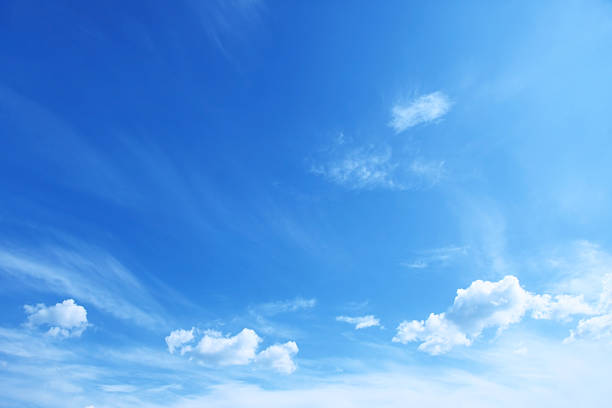
#> input picture pictures/pic01.jpeg, 612 x 408 px; its folder holds 4 pictures in this run
$ python run_picture_analysis_with_4parts.py
#> lines starting #> are read from the running program, lines starting #| are printed output that depends on the picture
### kfold_template.py
import pandas
from sklearn import linear_model
from sklearn.model_selection import KFold
from sklearn import metrics


def run_kfold(data, target, split_number, machine, use_accuracy=0, use_confusion=0):
	print("run kfold")
	kfold_object = KFold(n_splits=split_number)
	kfold_object.get_n_splits(data)

	results_r2 = []
	results_accuracy = []
	results_confusion = []

	for training_index, test_index in kfold_object.split(data):
		data_training = data[training_index]
		target_training = target[training_index]
		data_test = data[test_index]
		target_test = target[test_index]
		# machine = linear_model.LinearRegression()
		machine.fit(data_training, target_training)
		# print(machine.score(data_training, target_training))
		new_target = machine.predict(data_test)
		results_r2.append(metrics.r2_score(target_test, new_target))
		if use_accuracy == 1:
			results_accuracy.append(metrics.accuracy_score(target_test, new_target))
		if use_confusion == 1:
			results_confusion.append(metrics.confusion_matrix(target_test, new_target))
	return results_r2, results_accuracy, results_confusion


# [5 lines that do not run on import are left out]

### run_picture_analysis_with_4parts.py
import pandas
import os
import glob

import imageio

from sklearn import linear_model
from sklearn.ensemble import RandomForestClassifier

import math
import numpy

import kfold_template

category_dataset = pandas.read_csv("pictures_category.csv")
#> (reads pictures_category.csv from the repository)
# print(category_dataset)


def getrgb(file_path):
#> called with file_path = 'pictures/pic01.jpeg'
	imimage = imageio.imread(file_path, pilmode="RGB")
#> imimage is the input picture: shape (408, 612, 3); mean R, G, B 92.7, 159.3, 230.1
	imimage = imimage/255

	imimage_top_left = imimage[0:math.ceil(imimage.shape[0]/2),0:math.ceil(imimage.shape[1]/2)]
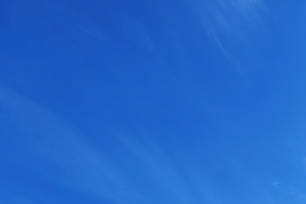
#> imimage_top_left: shape (204, 306, 3) float64; mean R, G, B 0.135, 0.4, 0.79
	imimage_top_right = imimage[0:math.ceil(imimage.shape[0]/2),math.ceil(imimage.shape[1]/2):imimage.shape[1]]
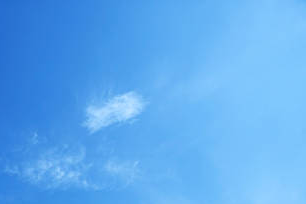
#> imimage_top_right: shape (204, 306, 3) float64; mean R, G, B 0.371, 0.668, 0.939
	imimage_bottom_left = imimage[math.ceil(imimage.shape[0]/2):imimage.shape[0],0:math.ceil(imimage.shape[1]/2)]
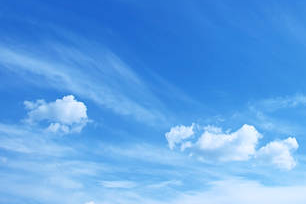
#> imimage_bottom_left: shape (204, 306, 3) float64; mean R, G, B 0.373, 0.636, 0.907
	imimage_bottom_right = imimage[math.ceil(imimage.shape[0]/2):imimage.shape[0],math.ceil(imimage.shape[1]/2):imimage.shape[1]]
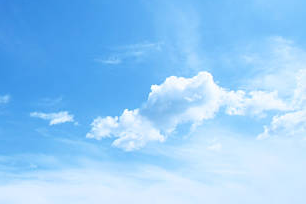
#> imimage_bottom_right: shape (204, 306, 3) float64; mean R, G, B 0.576, 0.794, 0.973

	imimage_top_left = imimage_top_left.sum(axis = 0).sum(axis = 0)/(imimage_top_left.shape[0]*imimage_top_left.shape[1])
#> imimage_top_left = [0.135, 0.4, 0.79]
	imimage_bottom_left = imimage_bottom_left.sum(axis = 0).sum(axis = 0)/(imimage_bottom_left.shape[0]*imimage_bottom_left.shape[1])
#> imimage_bottom_left = [0.373, 0.636, 0.907]
	imimage_top_right = imimage_top_right.sum(axis = 0).sum(axis = 0)/(imimage_top_right.shape[0]*imimage_top_right.shape[1])
#> imimage_top_right = [0.371, 0.668, 0.939]
	imimage_bottom_right = imimage_bottom_right.sum(axis = 0).sum(axis = 0)/(imimage_bottom_right.shape[0]*imimage_bottom_right.shape[1])
#> imimage_bottom_right = [0.576, 0.794, 0.973]


	imimage = numpy.concatenate((imimage_top_left, imimage_top_right, imimage_bottom_left, imimage_bottom_right))
#> imimage = [0.135, 0.4, 0.79, 0.371, 0.668, 0.939, 0.373, 0.636, 0.907, 0.576, 0.794, 0.973]
	return imimage

# print(getrgb("pictures/pic01.jpeg"))


def read_picture_folder(folder_name):
	result = pandas.DataFrame()
	for file_path in glob.glob(folder_name + "/*"):
		image_features = pandas.DataFrame(getrgb(file_path))
#> image_features = table of 12 rows and 1 columns
		image_features = pandas.DataFrame.transpose(image_features)
#> image_features = table of 1 rows and 12 columns
		image_features["filename"] = file_path.replace(folder_name + "/","")
		result = pandas.concat([result, image_features])
#> result = table of 1 rows and 13 columns
#> pass 2 of the loop in read_picture_folder, `for file_path in glob.glob(folder_name + "/*"):`:
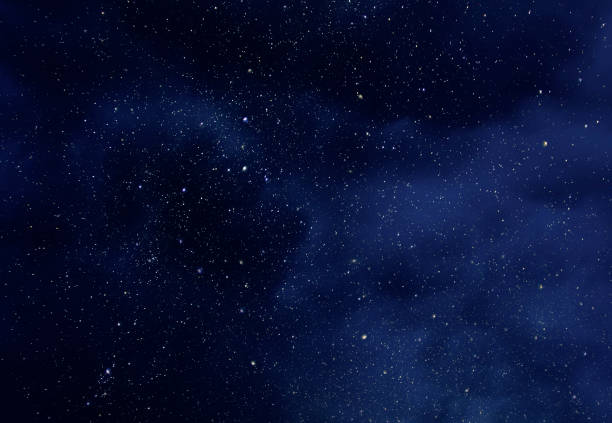
#> input picture pictures/pic02.jpeg, 612 x 423 px
#> in getrgb, imimage is the input picture: shape (423, 612, 3); mean R, G, B 8.3, 16.7, 52.4
#> in getrgb (call 2), `imimage_bottom_left = imimage[math.ceil(imimage.shape[0]/2):imimage.sh..`:
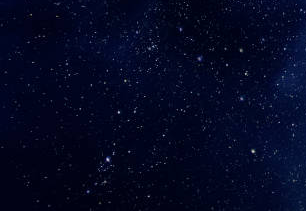
#> imimage_bottom_left: shape (211, 306, 3) float64; mean R, G, B 0.0144, 0.0305, 0.135
#> in getrgb (call 2), `imimage_bottom_right = imimage[math.ceil(imimage.shape[0]/2):imimage.s..`:
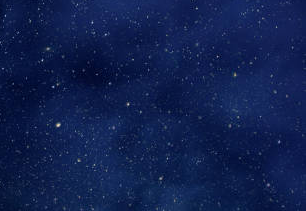
#> imimage_bottom_right: shape (211, 306, 3) float64; mean R, G, B 0.06, 0.122, 0.306
#> in getrgb (call 2), `imimage_top_left = imimage_top_left.sum(axis = 0).sum(axis = 0)/(imima..`: imimage_top_left = [0.0175, 0.0378, 0.155]
#> in getrgb (call 2), `imimage_bottom_left = imimage_bottom_left.sum(axis = 0).sum(axis = 0)/..`: imimage_bottom_left = [0.0144, 0.0305, 0.135]
#> in getrgb (call 2), `imimage_top_right = imimage_top_right.sum(axis = 0).sum(axis = 0)/(imi..`: imimage_top_right = [0.0377, 0.0719, 0.227]
#> in getrgb (call 2), `imimage_bottom_right = imimage_bottom_right.sum(axis = 0).sum(axis = 0..`: imimage_bottom_right = [0.06, 0.122, 0.306]
#> in getrgb (call 2), `imimage = numpy.concatenate((imimage_top_left, imimage_top_right, imim..`: imimage = [0.0175, 0.0378, 0.155, 0.0377, 0.0719, 0.227, 0.0144, 0.0305, 0.135, 0.06, 0.122, 0.306]
#> in read_picture_folder, `image_features = pandas.DataFrame(getrgb(file_path))`: image_features = table of 12 rows and 1 columns
#> in read_picture_folder, `image_features = pandas.DataFrame.transpose(image_features)`: image_features = table of 1 rows and 12 columns
#> in read_picture_folder, `result = pandas.concat([result, image_features])`: result = table of 2 rows and 13 columns
#> pass 3 of the loop in read_picture_folder, `for file_path in glob.glob(folder_name + "/*"):`:
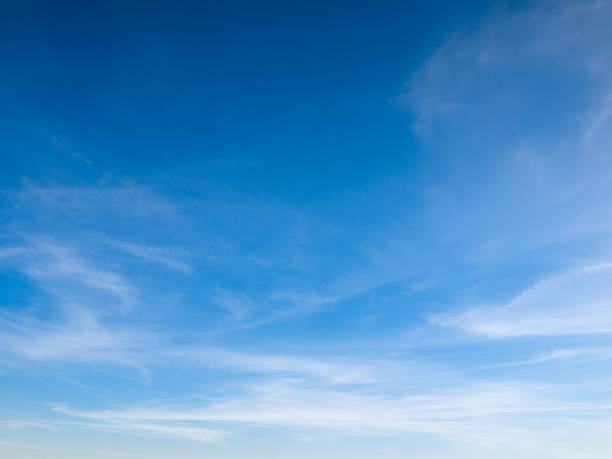
#> input picture pictures/pic03.jpeg, 612 x 459 px
#> in getrgb, imimage is the input picture: shape (459, 612, 3); mean R, G, B 79.7, 145.7, 201.1
#> in getrgb (call 3), `imimage_bottom_left = imimage[math.ceil(imimage.shape[0]/2):imimage.sh..`:
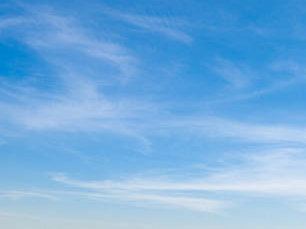
#> imimage_bottom_left: shape (229, 306, 3) float64; mean R, G, B 0.458, 0.684, 0.875
#> in getrgb (call 3), `imimage_bottom_right = imimage[math.ceil(imimage.shape[0]/2):imimage.s..`:
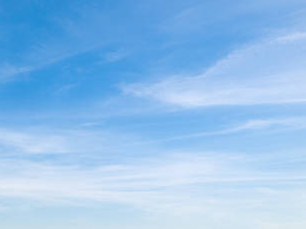
#> imimage_bottom_right: shape (229, 306, 3) float64; mean R, G, B 0.574, 0.756, 0.925
#> in getrgb (call 3), `imimage_top_left = imimage_top_left.sum(axis = 0).sum(axis = 0)/(imima..`: imimage_top_left = [0.036, 0.374, 0.637]
#> in getrgb (call 3), `imimage_bottom_left = imimage_bottom_left.sum(axis = 0).sum(axis = 0)/..`: imimage_bottom_left = [0.458, 0.684, 0.875]
#> in getrgb (call 3), `imimage_top_right = imimage_top_right.sum(axis = 0).sum(axis = 0)/(imi..`: imimage_top_right = [0.184, 0.473, 0.719]
#> in getrgb (call 3), `imimage_bottom_right = imimage_bottom_right.sum(axis = 0).sum(axis = 0..`: imimage_bottom_right = [0.574, 0.756, 0.925]
#> in getrgb (call 3), `imimage = numpy.concatenate((imimage_top_left, imimage_top_right, imim..`: imimage = [0.036, 0.374, 0.637, 0.184, 0.473, 0.719, 0.458, 0.684, 0.875, 0.574, 0.756, 0.925]
#> in read_picture_folder, `image_features = pandas.DataFrame(getrgb(file_path))`: image_features = table of 12 rows and 1 columns
#> in read_picture_folder, `image_features = pandas.DataFrame.transpose(image_features)`: image_features = table of 1 rows and 12 columns
#> in read_picture_folder, `result = pandas.concat([result, image_features])`: result = table of 3 rows and 13 columns
#> the loop made 4 passes; the first 3 are shown
	result = result.rename(columns={0: "red", 1:"green", 2:"blue"})
#> result = table of 4 rows and 13 columns
	return result

image_dataset = read_picture_folder("pictures")
#> image_dataset = table of 4 rows and 13 columns

# print(image_dataset)

dataset = pandas.merge(image_dataset, category_dataset, on="filename")
#> dataset = table of 4 rows and 14 columns

print(dataset)
#> (printed output is left out)

picture_attributes_count = len(image_dataset.columns) - 1
#> picture_attributes_count = 12


data = dataset.iloc[:,0:picture_attributes_count].values

target = dataset.iloc[:,(picture_attributes_count+1)].factorize()
target_index = target[1]
target = target[0]
#> target = [0, 1, 0, 2]
# print(target)


# machine = linear_model.LogisticRegression()
machine = RandomForestClassifier(criterion="gini", max_depth=50, n_estimators = 200, bootstrap = True, max_features="auto")
results = kfold_template.run_kfold(data, target, 3, machine, 1, 1)
#> the loop in run_kfold, `for training_index, test_index in kfold_object.split(data):` made 1 pass
#> (training_index, target_training, target_test) on pass 1: ([2, 3], [0, 2], [0, 1])
#> after the loop in run_kfold, `for training_index, test_index in kfold_object.split(data):`: results_accuracy = []
#> (the run stopped early here; a loop or call above may not have finished)
